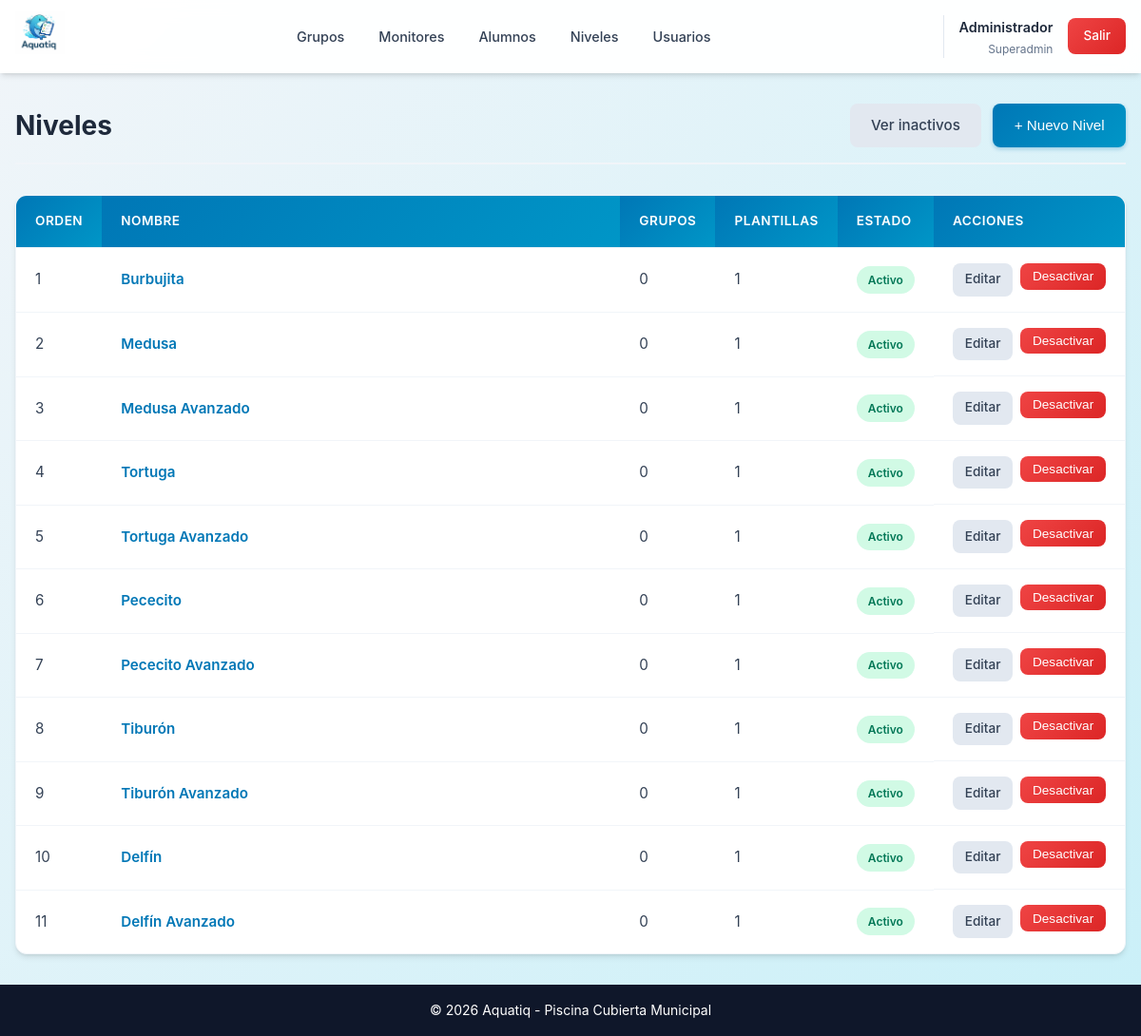
Screenshot of /admin/niveles.php (signed in) with the database file from the repository.
### tables this page shows
CREATE TABLE `niveles` (
    `id` INT UNSIGNED AUTO_INCREMENT PRIMARY KEY,
    `nombre` VARCHAR(50) NOT NULL,
    `orden` INT UNSIGNED NOT NULL DEFAULT 0,
    `activo` TINYINT(1) DEFAULT 1,
    `created_at` TIMESTAMP DEFAULT CURRENT_TIMESTAMP
);

### includes/auth.php (called while the page is built, shortened)
<?php
function isLoggedIn(): bool {
    return isset($_SESSION['user_id']) || isset($_SESSION['familiar_alumno_id']);
}
function getCurrentUser(): ?array {
    return [
        'id' => $_SESSION['user_id'],
        'nombre' => $_SESSION['user_nombre'],
        'email' => $_SESSION['user_email'],
        'rol' => $_SESSION['user_rol']
    ];
}
function hasRole(string $role): bool {
    return isset($_SESSION['user_rol']) && $_SESSION['user_rol'] === $role;
}
function canAccessAdmin(): bool {
    return hasRole('superadmin') || hasRole('admin');
}

### includes/functions.php (called while the page is built, shortened)
<?php
function sanitize(string $input): string {
    return htmlspecialchars(trim($input), ENT_QUOTES, 'UTF-8');
}

### admin/niveles.php (the view, shortened to what this page needs)
<?php
$pdo = getDBConnection();
$showInactive = isset($_GET['inactive']);
$sql = "SELECT n.*,
        (SELECT COUNT(*) FROM grupos g WHERE g.nivel_id = n.id) as total_grupos,
        (SELECT COUNT(*) FROM plantillas_evaluacion p WHERE p.nivel_id = n.id) as total_plantillas
        FROM niveles n";
if (!$showInactive) {
    $sql .= " WHERE n.activo = 1";
}
$sql .= " ORDER BY n.orden ASC, n.nombre ASC";
$niveles = $pdo->query($sql)->fetchAll();
include INCLUDES_PATH . '/header.php';
?>
<div class="page-header">
    <h1><i class="iconoir-stats-up-square"></i> Niveles</h1>
    <div class="actions">
        <?php if ($showInactive): ?>
        <a href="/admin/niveles.php" class="btn btn-secondary">Ver solo activos</a>
        <?php else: ?>
        <a href="/admin/niveles.php?inactive=1" class="btn btn-secondary">Ver inactivos</a>
        <?php endif; ?>
        <button type="button" class="btn btn-primary" onclick="document.getElementById('modal-crear').showModal()">
            + Nuevo Nivel
        </button>
    </div>
</div>
<?php if (count($niveles) > 0): ?>
<div class="table-container">
    <table class="table">
        <thead>
            <tr>
                <th width="60">Orden</th>
                <th>Nombre</th>
                <th width="100">Grupos</th>
                <th width="100">Plantillas</th>
                <th width="100">Estado</th>
                <th width="150">Acciones</th>
            </tr>
        </thead>
        <tbody>
            <?php foreach ($niveles as $nivel): ?>
            <tr>
                <td><?= $nivel['orden'] ?></td>
                <td><a href="/admin/nivel.php?id=<?= $nivel['id'] ?>" style="font-weight: 600; color: var(--primary);"><?= sanitize($nivel['nombre']) ?></a></td>
                <td><?= $nivel['total_grupos'] ?></td>
                <td><?= $nivel['total_plantillas'] ?></td>
                <td>
                    <?php if ($nivel['activo']): ?>
                    <span class="badge badge-success">Activo</span>
                    <?php else: ?>
                    <span class="badge badge-danger">Inactivo</span>
                    <?php endif; ?>
                </td>
                <td class="actions">
                    <a href="/admin/nivel.php?id=<?= $nivel['id'] ?>" class="btn btn-sm btn-secondary">Editar</a>
                    <?php if ($nivel['activo']): ?>
                    <form method="POST" style="display:inline;">
                        <button type="submit" class="btn btn-sm btn-danger" data-confirm="¿Desactivar este nivel?">Desactivar</button>
                    </form>
                    <?php endif; ?>
                </td>
            </tr>
            <?php endforeach; ?>
        </tbody>
    </table>
</div>
<?php endif; ?>
<?php include INCLUDES_PATH . '/footer.php'; ?>

### includes/header.php (shortened to what this page needs)
<?php
$currentUser = getCurrentUser();
?>
<!DOCTYPE html>
<html lang="es">
<head>
    <link rel="stylesheet" href="https://cdn.jsdelivr.net/gh/iconoir-icons/iconoir@main/css/iconoir.css">
    <link rel="stylesheet" href="/assets/css/style.css">
</head>
<body>
    <header class="main-header">
        <div class="container">
            <a href="/dashboard.php" class="logo">
                <img src="/logo-aquatiq.png" alt="<?= APP_NAME ?>">
            </a>
            <?php if ($currentUser): ?>
            <nav class="main-nav">
                <ul>
                    <?php if (canAccessAdmin()): ?>
                    <li><a href="/admin/grupos.php">Grupos</a></li>
                    <li><a href="/admin/monitores.php">Monitores</a></li>
                    <li><a href="/admin/alumnos.php">Alumnos</a></li>
                    <li><a href="/admin/niveles.php">Niveles</a></li>
                    <?php endif; ?>
                    <?php if (hasRole('superadmin')): ?>
                    <li><a href="/superadmin/usuarios.php">Usuarios</a></li>
                    <?php endif; ?>
                </ul>
            </nav>
            <div class="user-menu">
                <div class="user-info">
                    <span class="user-name"><?= sanitize($currentUser['nombre']) ?></span>
                    <span class="user-role"><?= ROLES[$currentUser['rol']] ?></span>
                </div>
                <a href="/logout.php" class="btn-logout">Salir</a>
            </div>
            <?php endif; ?>
        </div>
    </header>
    <main class="main-content">
        <div class="container">

### includes/footer.php (shortened to what this page needs)
        </div>
    </main>
    <footer class="main-footer">
        <div class="container">
            <p>&copy; <?= date('Y') ?> <?= APP_NAME ?> - Piscina Cubierta Municipal</p>
        </div>
    </footer>
</body>
</html>

### rows the page displays
niveles: orden "1", nombre "Burbujita", total_grupos "0", total_plantillas "1", activo "Activo"
niveles: orden "2", nombre "Medusa", total_grupos "0", total_plantillas "1", activo "Activo"
niveles: orden "3", nombre "Medusa Avanzado", total_grupos "0", total_plantillas "1", activo "Activo"
niveles: orden "4", nombre "Tortuga", total_grupos "0", total_plantillas "1", activo "Activo"
niveles: orden "5", nombre "Tortuga Avanzado", total_grupos "0", total_plantillas "1", activo "Activo"
niveles: orden "6", nombre "Pececito", total_grupos "0", total_plantillas "1", activo "Activo"
niveles: orden "7", nombre "Pececito Avanzado", total_grupos "0", total_plantillas "1", activo "Activo"
niveles: orden "8", nombre "Tiburón", total_grupos "0", total_plantillas "1", activo "Activo"
niveles: orden "9", nombre "Tiburón Avanzado", total_grupos "0", total_plantillas "1", activo "Activo"
niveles: orden "10", nombre "Delfín", total_grupos "0", total_plantillas "1", activo "Activo"
niveles: orden "11", nombre "Delfín Avanzado", total_grupos "0", total_plantillas "1", activo "Activo"

### other values shown
$currentUser['nombre'] "Administrador"
ROLES[$currentUser['rol']] "Superadmin"
APP_NAME "Aquatiq"
